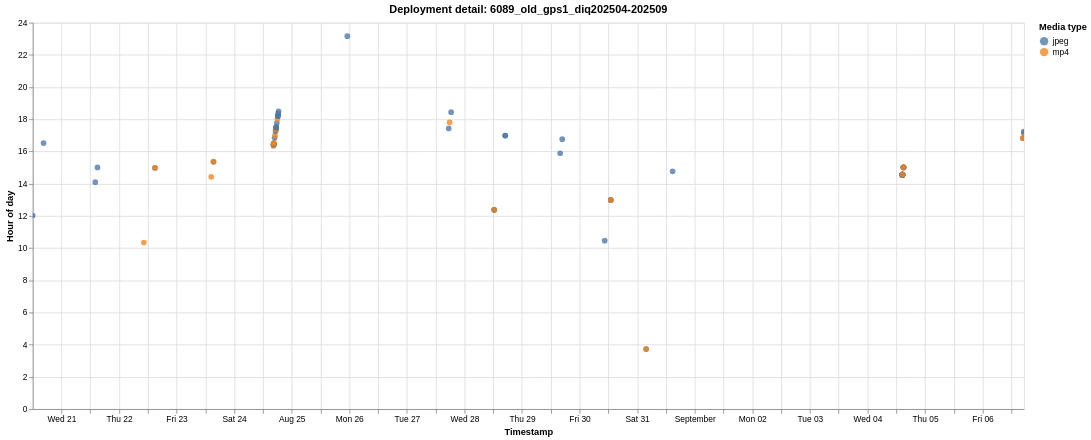

Specify this chart in Vega-Lite:
### Vega-Lite specification from a JSON file in a GitHub repository (floating-point values rounded to 4 significant figures)
{"$schema": "https://vega.github.io/schema/vega-lite/v6.1.0.json", "config": {"view": {"continuousHeight": 300, "continuousWidth": 300}}, "data": {"name": "data-b4848f216f8470cc635a71008696c7a6"}, "datasets": {"data-b4848f216f8470cc635a71008696c7a6": [{"deployment": "6089_old_gps1_diq202504-202509", "deployment_order": 27, "event_index": 0, "hour_of_day": 12.02, "media_type": "jpeg", "timestamp": "2024-08-20T12:01:20"}, {"deployment": "6089_old_gps1_diq202504-202509", "deployment_order": 27, "event_index": 1, "hour_of_day": 16.52, "media_type": "jpeg", "timestamp": "2024-08-20T16:31:30"}, {"deployment": "6089_old_gps1_diq202504-202509", "deployment_order": 27, "event_index": 2, "hour_of_day": 14.09, "media_type": "jpeg", "timestamp": "2024-08-21T14:05:33"}, {"deployment": "6089_old_gps1_diq202504-202509", "deployment_order": 27, "event_index": 3, "hour_of_day": 15.01, "media_type": "jpeg", "timestamp": "2024-08-21T15:00:29"}, {"deployment": "6089_old_gps1_diq202504-202509", "deployment_order": 27, "event_index": 4, "hour_of_day": 10.35, "media_type": "mp4", "timestamp": "2024-08-22T10:20:50"}, {"deployment": "6089_old_gps1_diq202504-202509", "deployment_order": 27, "event_index": 5, "hour_of_day": 14.98, "media_type": "jpeg", "timestamp": "2024-08-22T14:58:41"}, {"deployment": "6089_old_gps1_diq202504-202509", "deployment_order": 27, "event_index": 6, "hour_of_day": 14.98, "media_type": "mp4", "timestamp": "2024-08-22T14:59:00"}, {"deployment": "6089_old_gps1_diq202504-202509", "deployment_order": 27, "event_index": 7, "hour_of_day": 14.43, "media_type": "mp4", "timestamp": "2024-08-23T14:25:54"}, {"deployment": "6089_old_gps1_diq202504-202509", "deployment_order": 27, "event_index": 8, "hour_of_day": 15.36, "media_type": "jpeg", "timestamp": "2024-08-23T15:21:47"}, {"deployment": "6089_old_gps1_diq202504-202509", "deployment_order": 27, "event_index": 9, "hour_of_day": 15.37, "media_type": "mp4", "timestamp": "2024-08-23T15:22:06"}, {"deployment": "6089_old_gps1_diq202504-202509", "deployment_order": 27, "event_index": 10, "hour_of_day": 16.35, "media_type": "mp4", "timestamp": "2024-08-24T16:21:12"}, {"deployment": "6089_old_gps1_diq202504-202509", "deployment_order": 27, "event_index": 11, "hour_of_day": 16.42, "media_type": "jpeg", "timestamp": "2024-08-24T16:25:13"}, {"deployment": "6089_old_gps1_diq202504-202509", "deployment_order": 27, "event_index": 12, "hour_of_day": 16.44, "media_type": "jpeg", "timestamp": "2024-08-24T16:26:25"}, {"deployment": "6089_old_gps1_diq202504-202509", "deployment_order": 27, "event_index": 13, "hour_of_day": 16.44, "media_type": "jpeg", "timestamp": "2024-08-24T16:26:26"}, {"deployment": "6089_old_gps1_diq202504-202509", "deployment_order": 27, "event_index": 14, "hour_of_day": 16.45, "media_type": "mp4", "timestamp": "2024-08-24T16:26:44"}, {"deployment": "6089_old_gps1_diq202504-202509", "deployment_order": 27, "event_index": 15, "hour_of_day": 16.45, "media_type": "jpeg", "timestamp": "2024-08-24T16:27:04"}, {"deployment": "6089_old_gps1_diq202504-202509", "deployment_order": 27, "event_index": 16, "hour_of_day": 16.46, "media_type": "jpeg", "timestamp": "2024-08-24T16:27:39"}, {"deployment": "6089_old_gps1_diq202504-202509", "deployment_order": 27, "event_index": 17, "hour_of_day": 16.46, "media_type": "jpeg", "timestamp": "2024-08-24T16:27:40"}, {"deployment": "6089_old_gps1_diq202504-202509", "deployment_order": 27, "event_index": 18, "hour_of_day": 16.47, "media_type": "mp4", "timestamp": "2024-08-24T16:28:00"}, {"deployment": "6089_old_gps1_diq202504-202509", "deployment_order": 27, "event_index": 19, "hour_of_day": 16.56, "media_type": "mp4", "timestamp": "2024-08-24T16:33:32"}, {"deployment": "6089_old_gps1_diq202504-202509", "deployment_order": 27, "event_index": 20, "hour_of_day": 16.85, "media_type": "jpeg", "timestamp": "2024-08-24T16:50:53"}, {"deployment": "6089_old_gps1_diq202504-202509", "deployment_order": 27, "event_index": 21, "hour_of_day": 17.01, "media_type": "mp4", "timestamp": "2024-08-24T17:00:26"}, {"deployment": "6089_old_gps1_diq202504-202509", "deployment_order": 27, "event_index": 22, "hour_of_day": 17.25, "media_type": "jpeg", "timestamp": "2024-08-24T17:15:10"}, {"deployment": "6089_old_gps1_diq202504-202509", "deployment_order": 27, "event_index": 23, "hour_of_day": 17.35, "media_type": "jpeg", "timestamp": "2024-08-24T17:20:59"}, {"deployment": "6089_old_gps1_diq202504-202509", "deployment_order": 27, "event_index": 24, "hour_of_day": 17.36, "media_type": "mp4", "timestamp": "2024-08-24T17:21:18"}, {"deployment": "6089_old_gps1_diq202504-202509", "deployment_order": 27, "event_index": 25, "hour_of_day": 17.38, "media_type": "jpeg", "timestamp": "2024-08-24T17:22:34"}, {"deployment": "6089_old_gps1_diq202504-202509", "deployment_order": 27, "event_index": 26, "hour_of_day": 17.38, "media_type": "mp4", "timestamp": "2024-08-24T17:22:54"}, {"deployment": "6089_old_gps1_diq202504-202509", "deployment_order": 27, "event_index": 27, "hour_of_day": 17.47, "media_type": "jpeg", "timestamp": "2024-08-24T17:28:21"}, {"deployment": "6089_old_gps1_diq202504-202509", "deployment_order": 27, "event_index": 28, "hour_of_day": 17.48, "media_type": "mp4", "timestamp": "2024-08-24T17:28:40"}, {"deployment": "6089_old_gps1_diq202504-202509", "deployment_order": 27, "event_index": 29, "hour_of_day": 17.5, "media_type": "jpeg", "timestamp": "2024-08-24T17:29:48"}, {"deployment": "6089_old_gps1_diq202504-202509", "deployment_order": 27, "event_index": 30, "hour_of_day": 17.52, "media_type": "jpeg", "timestamp": "2024-08-24T17:31:25"}, {"deployment": "6089_old_gps1_diq202504-202509", "deployment_order": 27, "event_index": 31, "hour_of_day": 17.77, "media_type": "jpeg", "timestamp": "2024-08-24T17:45:55"}, {"deployment": "6089_old_gps1_diq202504-202509", "deployment_order": 27, "event_index": 32, "hour_of_day": 18.01, "media_type": "mp4", "timestamp": "2024-08-24T18:00:42"}, {"deployment": "6089_old_gps1_diq202504-202509", "deployment_order": 27, "event_index": 33, "hour_of_day": 18.21, "media_type": "jpeg", "timestamp": "2024-08-24T18:12:37"}, {"deployment": "6089_old_gps1_diq202504-202509", "deployment_order": 27, "event_index": 34, "hour_of_day": 18.21, "media_type": "jpeg", "timestamp": "2024-08-24T18:12:38"}, {"deployment": "6089_old_gps1_diq202504-202509", "deployment_order": 27, "event_index": 35, "hour_of_day": 18.23, "media_type": "jpeg", "timestamp": "2024-08-24T18:13:53"}, {"deployment": "6089_old_gps1_diq202504-202509", "deployment_order": 27, "event_index": 36, "hour_of_day": 18.36, "media_type": "jpeg", "timestamp": "2024-08-24T18:21:41"}, {"deployment": "6089_old_gps1_diq202504-202509", "deployment_order": 27, "event_index": 37, "hour_of_day": 18.49, "media_type": "jpeg", "timestamp": "2024-08-24T18:29:15"}, {"deployment": "6089_old_gps1_diq202504-202509", "deployment_order": 27, "event_index": 38, "hour_of_day": 23.16, "media_type": "jpeg", "timestamp": "2024-08-25T23:09:40"}, {"deployment": "6089_old_gps1_diq202504-202509", "deployment_order": 27, "event_index": 39, "hour_of_day": 17.43, "media_type": "jpeg", "timestamp": "2024-08-27T17:26:04"}, {"deployment": "6089_old_gps1_diq202504-202509", "deployment_order": 27, "event_index": 40, "hour_of_day": 17.81, "media_type": "mp4", "timestamp": "2024-08-27T17:48:30"}, {"deployment": "6089_old_gps1_diq202504-202509", "deployment_order": 27, "event_index": 41, "hour_of_day": 18.44, "media_type": "jpeg", "timestamp": "2024-08-27T18:26:24"}, {"deployment": "6089_old_gps1_diq202504-202509", "deployment_order": 27, "event_index": 42, "hour_of_day": 12.38, "media_type": "jpeg", "timestamp": "2024-08-28T12:22:33"}, {"deployment": "6089_old_gps1_diq202504-202509", "deployment_order": 27, "event_index": 43, "hour_of_day": 12.38, "media_type": "jpeg", "timestamp": "2024-08-28T12:22:34"}, {"deployment": "6089_old_gps1_diq202504-202509", "deployment_order": 27, "event_index": 44, "hour_of_day": 12.38, "media_type": "mp4", "timestamp": "2024-08-28T12:22:54"}, {"deployment": "6089_old_gps1_diq202504-202509", "deployment_order": 27, "event_index": 45, "hour_of_day": 16.99, "media_type": "jpeg", "timestamp": "2024-08-28T16:59:12"}, {"deployment": "6089_old_gps1_diq202504-202509", "deployment_order": 27, "event_index": 46, "hour_of_day": 16.99, "media_type": "jpeg", "timestamp": "2024-08-28T16:59:13"}, {"deployment": "6089_old_gps1_diq202504-202509", "deployment_order": 27, "event_index": 47, "hour_of_day": 15.89, "media_type": "jpeg", "timestamp": "2024-08-29T15:53:25"}, {"deployment": "6089_old_gps1_diq202504-202509", "deployment_order": 27, "event_index": 48, "hour_of_day": 16.76, "media_type": "jpeg", "timestamp": "2024-08-29T16:45:42"}, {"deployment": "6089_old_gps1_diq202504-202509", "deployment_order": 27, "event_index": 49, "hour_of_day": 10.46, "media_type": "jpeg", "timestamp": "2024-08-30T10:27:43"}, {"deployment": "6089_old_gps1_diq202504-202509", "deployment_order": 27, "event_index": 50, "hour_of_day": 12.99, "media_type": "jpeg", "timestamp": "2024-08-30T12:59:16"}, {"deployment": "6089_old_gps1_diq202504-202509", "deployment_order": 27, "event_index": 51, "hour_of_day": 12.99, "media_type": "jpeg", "timestamp": "2024-08-30T12:59:17"}, {"deployment": "6089_old_gps1_diq202504-202509", "deployment_order": 27, "event_index": 52, "hour_of_day": 12.99, "media_type": "mp4", "timestamp": "2024-08-30T12:59:36"}, {"deployment": "6089_old_gps1_diq202504-202509", "deployment_order": 27, "event_index": 53, "hour_of_day": 3.726, "media_type": "jpeg", "timestamp": "2024-08-31T03:43:33"}, {"deployment": "6089_old_gps1_diq202504-202509", "deployment_order": 27, "event_index": 54, "hour_of_day": 3.731, "media_type": "mp4", "timestamp": "2024-08-31T03:43:52"}, {"deployment": "6089_old_gps1_diq202504-202509", "deployment_order": 27, "event_index": 55, "hour_of_day": 14.77, "media_type": "jpeg", "timestamp": "2024-08-31T14:46:09"}, {"deployment": "6089_old_gps1_diq202504-202509", "deployment_order": 27, "event_index": 56, "hour_of_day": 14.54, "media_type": "jpeg", "timestamp": "2024-09-04T14:32:18"}, {"deployment": "6089_old_gps1_diq202504-202509", "deployment_order": 27, "event_index": 57, "hour_of_day": 14.54, "media_type": "jpeg", "timestamp": "2024-09-04T14:32:19"}, {"deployment": "6089_old_gps1_diq202504-202509", "deployment_order": 27, "event_index": 58, "hour_of_day": 14.54, "media_type": "mp4", "timestamp": "2024-09-04T14:32:38"}, {"deployment": "6089_old_gps1_diq202504-202509", "deployment_order": 27, "event_index": 59, "hour_of_day": 14.55, "media_type": "jpeg", "timestamp": "2024-09-04T14:32:50"}, {"deployment": "6089_old_gps1_diq202504-202509", "deployment_order": 27, "event_index": 60, "hour_of_day": 14.55, "media_type": "jpeg", "timestamp": "2024-09-04T14:32:51"}, {"deployment": "6089_old_gps1_diq202504-202509", "deployment_order": 27, "event_index": 61, "hour_of_day": 14.55, "media_type": "mp4", "timestamp": "2024-09-04T14:33:10"}, {"deployment": "6089_old_gps1_diq202504-202509", "deployment_order": 27, "event_index": 62, "hour_of_day": 14.56, "media_type": "jpeg", "timestamp": "2024-09-04T14:33:20"}, {"deployment": "6089_old_gps1_diq202504-202509", "deployment_order": 27, "event_index": 63, "hour_of_day": 14.56, "media_type": "jpeg", "timestamp": "2024-09-04T14:33:21"}, {"deployment": "6089_old_gps1_diq202504-202509", "deployment_order": 27, "event_index": 64, "hour_of_day": 14.56, "media_type": "mp4", "timestamp": "2024-09-04T14:33:40"}, {"deployment": "6089_old_gps1_diq202504-202509", "deployment_order": 27, "event_index": 65, "hour_of_day": 14.56, "media_type": "jpeg", "timestamp": "2024-09-04T14:33:50"}, {"deployment": "6089_old_gps1_diq202504-202509", "deployment_order": 27, "event_index": 66, "hour_of_day": 14.56, "media_type": "jpeg", "timestamp": "2024-09-04T14:33:51"}, {"deployment": "6089_old_gps1_diq202504-202509", "deployment_order": 27, "event_index": 67, "hour_of_day": 14.57, "media_type": "mp4", "timestamp": "2024-09-04T14:34:10"}, {"deployment": "6089_old_gps1_diq202504-202509", "deployment_order": 27, "event_index": 68, "hour_of_day": 14.58, "media_type": "jpeg", "timestamp": "2024-09-04T14:34:39"}, {"deployment": "6089_old_gps1_diq202504-202509", "deployment_order": 27, "event_index": 69, "hour_of_day": 14.58, "media_type": "jpeg", "timestamp": "2024-09-04T14:34:40"}, {"deployment": "6089_old_gps1_diq202504-202509", "deployment_order": 27, "event_index": 70, "hour_of_day": 14.58, "media_type": "mp4", "timestamp": "2024-09-04T14:34:58"}, {"deployment": "6089_old_gps1_diq202504-202509", "deployment_order": 27, "event_index": 71, "hour_of_day": 15.01, "media_type": "jpeg", "timestamp": "2024-09-04T15:00:20"}, {"deployment": "6089_old_gps1_diq202504-202509", "deployment_order": 27, "event_index": 72, "hour_of_day": 15.01, "media_type": "jpeg", "timestamp": "2024-09-04T15:00:21"}, {"deployment": "6089_old_gps1_diq202504-202509", "deployment_order": 27, "event_index": 73, "hour_of_day": 15.01, "media_type": "mp4", "timestamp": "2024-09-04T15:00:40"}, {"deployment": "6089_old_gps1_diq202504-202509", "deployment_order": 27, "event_index": 74, "hour_of_day": 15.02, "media_type": "jpeg", "timestamp": "2024-09-04T15:01:14"}, {"deployment": "6089_old_gps1_diq202504-202509", "deployment_order": 27, "event_index": 75, "hour_of_day": 15.02, "media_type": "jpeg", "timestamp": "2024-09-04T15:01:15"}, {"deployment": "6089_old_gps1_diq202504-202509", "deployment_order": 27, "event_index": 76, "hour_of_day": 15.03, "media_type": "mp4", "timestamp": "2024-09-04T15:01:34"}, {"deployment": "6089_old_gps1_diq202504-202509", "deployment_order": 27, "event_index": 77, "hour_of_day": 16.82, "media_type": "jpeg", "timestamp": "2024-09-06T16:49:27"}, {"deployment": "6089_old_gps1_diq202504-202509", "deployment_order": 27, "event_index": 78, "hour_of_day": 16.83, "media_type": "mp4", "timestamp": "2024-09-06T16:49:46"}, {"deployment": "6089_old_gps1_diq202504-202509", "deployment_order": 27, "event_index": 79, "hour_of_day": 17.17, "media_type": "jpeg", "timestamp": "2024-09-06T17:10:14"}, {"deployment": "6089_old_gps1_diq202504-202509", "deployment_order": 27, "event_index": 80, "hour_of_day": 17.18, "media_type": "mp4", "timestamp": "2024-09-06T17:10:34"}, {"deployment": "6089_old_gps1_diq202504-202509", "deployment_order": 27, "event_index": 81, "hour_of_day": 17.23, "media_type": "jpeg", "timestamp": "2024-09-06T17:13:51"}]}, "encoding": {"color": {"field": "media_type", "scale": {"scheme": "tableau10"}, "title": "Media type", "type": "nominal"}, "shape": {"field": "media_type", "title": "Media type", "type": "nominal"}, "tooltip": [{"field": "deployment", "title": "Deployment", "type": "nominal"}, {"field": "timestamp", "format": "%Y-%m-%d %H:%M:%S", "title": "Timestamp", "type": "temporal"}, {"field": "hour_of_day", "format": ".2f", "title": "Hour of day", "type": "quantitative"}, {"field": "media_type", "title": "Media type", "type": "nominal"}], "x": {"field": "timestamp", "title": "Timestamp", "type": "temporal"}, "y": {"field": "hour_of_day", "scale": {"domain": [0, 24]}, "title": "Hour of day", "type": "quantitative"}}, "height": 460, "mark": {"opacity": 0.78, "size": 46, "type": "circle"}, "params": [{"bind": "scales", "name": "param_1e9efca18e7a2868", "select": {"encodings": ["x", "y"], "type": "interval"}}], "title": "Deployment detail: 6089_old_gps1_diq202504-202509", "width": 1180}
